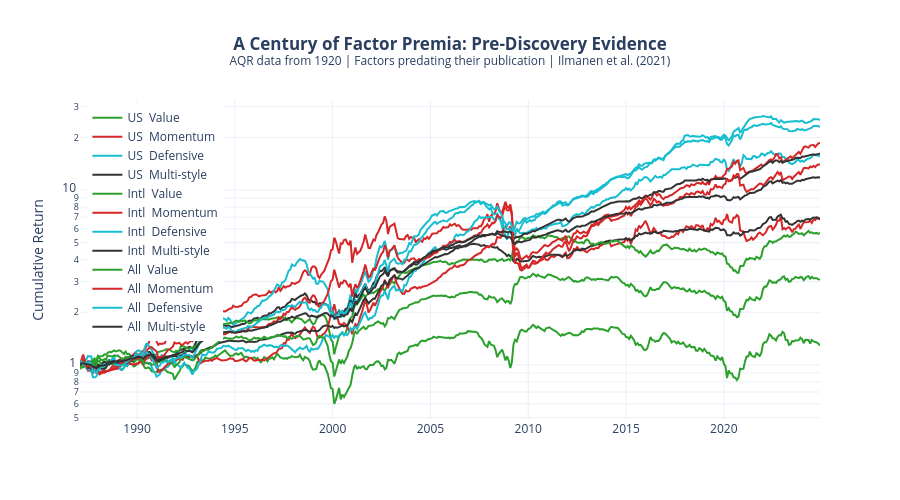

Here is the notebook cell this chart was saved with:
### Code cell
if century is not None and "cum_century" in dir():
    fig = go.Figure()

    for col in cum_century.columns:
        if "value" in col.lower():
            color = colors["Value"]
        elif "momentum" in col.lower():
            color = colors["Momentum"]
        elif "carry" in col.lower():
            color = colors["Carry"]
        elif "defensive" in col.lower():
            color = colors["Defensive"]
        else:
            color = "#333"

        fig.add_trace(
            go.Scatter(
                x=cum_century.index,
                y=cum_century[col],
                name=col.replace("Stock Selection", "").strip(),
                line=dict(color=color, width=2),
                hovertemplate="%{x|%Y-%m}<br>%{y:.2f}x<extra></extra>",
            )
        )

    fig.update_layout(
        title=dict(
            text="<b>A Century of Factor Premia: Pre-Discovery Evidence</b><br>"
            "<sup>AQR data from 1920 | Factors predating their publication | Ilmanen et al. (2021)</sup>",
            x=0.5,
        ),
        xaxis_title="",
        yaxis_title="Cumulative Return",
        yaxis_type="log",
        legend=dict(yanchor="top", y=0.99, xanchor="left", x=0.01),
        template="plotly_white",
        height=500,
    )
    fig.show()

### Figure 1 — Plotly figure (JSON) as saved in the notebook; plotly's stock layout.template omitted (floating-point values rounded to 4 significant figures; data arrays with more than 128 entries replaced by an {"elided": "..."} marker saying what was removed)
{"data": [{"hovertemplate": "%{x|%Y-%m}<br>%{y:.2f}x<extra></extra>", "line": {"color": "#2ca02c", "width": 2}, "name": "US  Value", "type": "scatter", "x": {"elided": "455 str values"}, "y": {"elided": "455 float values"}}, {"hovertemplate": "%{x|%Y-%m}<br>%{y:.2f}x<extra></extra>", "line": {"color": "#d62728", "width": 2}, "name": "US  Momentum", "type": "scatter", "x": {"elided": "455 str values"}, "y": {"elided": "455 float values"}}, {"hovertemplate": "%{x|%Y-%m}<br>%{y:.2f}x<extra></extra>", "line": {"color": "#17becf", "width": 2}, "name": "US  Defensive", "type": "scatter", "x": {"elided": "455 str values"}, "y": {"elided": "455 float values"}}, {"hovertemplate": "%{x|%Y-%m}<br>%{y:.2f}x<extra></extra>", "line": {"color": "#333", "width": 2}, "name": "US  Multi-style", "type": "scatter", "x": {"elided": "455 str values"}, "y": {"elided": "455 float values"}}, {"hovertemplate": "%{x|%Y-%m}<br>%{y:.2f}x<extra></extra>", "line": {"color": "#2ca02c", "width": 2}, "name": "Intl  Value", "type": "scatter", "x": {"elided": "455 str values"}, "y": {"elided": "455 float values"}}, {"hovertemplate": "%{x|%Y-%m}<br>%{y:.2f}x<extra></extra>", "line": {"color": "#d62728", "width": 2}, "name": "Intl  Momentum", "type": "scatter", "x": {"elided": "455 str values"}, "y": {"elided": "455 float values"}}, {"hovertemplate": "%{x|%Y-%m}<br>%{y:.2f}x<extra></extra>", "line": {"color": "#17becf", "width": 2}, "name": "Intl  Defensive", "type": "scatter", "x": {"elided": "455 str values"}, "y": {"elided": "455 float values"}}, {"hovertemplate": "%{x|%Y-%m}<br>%{y:.2f}x<extra></extra>", "line": {"color": "#333", "width": 2}, "name": "Intl  Multi-style", "type": "scatter", "x": {"elided": "455 str values"}, "y": {"elided": "455 float values"}}, {"hovertemplate": "%{x|%Y-%m}<br>%{y:.2f}x<extra></extra>", "line": {"color": "#2ca02c", "width": 2}, "name": "All  Value", "type": "scatter", "x": {"elided": "455 str values"}, "y": {"elided": "455 float values"}}, {"hovertemplate": "%{x|%Y-%m}<br>%{y:.2f}x<extra></extra>", "line": {"color": "#d62728", "width": 2}, "name": "All  Momentum", "type": "scatter", "x": {"elided": "455 str values"}, "y": {"elided": "455 float values"}}, {"hovertemplate": "%{x|%Y-%m}<br>%{y:.2f}x<extra></extra>", "line": {"color": "#17becf", "width": 2}, "name": "All  Defensive", "type": "scatter", "x": {"elided": "455 str values"}, "y": {"elided": "455 float values"}}, {"hovertemplate": "%{x|%Y-%m}<br>%{y:.2f}x<extra></extra>", "line": {"color": "#333", "width": 2}, "name": "All  Multi-style", "type": "scatter", "x": {"elided": "455 str values"}, "y": {"elided": "455 float values"}}], "layout": {"height": 500, "legend": {"x": 0.01, "xanchor": "left", "y": 0.99, "yanchor": "top"}, "title": {"text": "<b>A Century of Factor Premia: Pre-Discovery Evidence</b><br><sup>AQR data from 1920 | Factors predating their publication | Ilmanen et al. (2021)</sup>", "x": 0.5}, "xaxis": {"title": {"text": ""}}, "yaxis": {"title": {"text": "Cumulative Return"}, "type": "log"}}}
